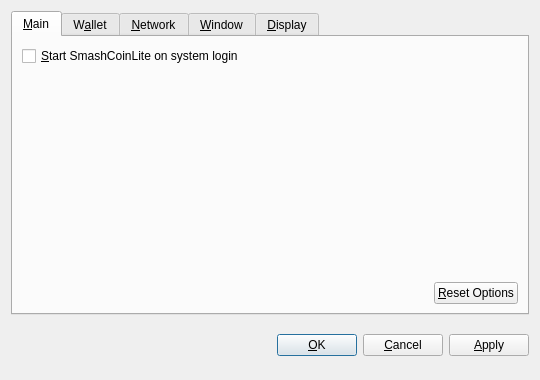
<?xml version="1.0" encoding="UTF-8"?>
<ui version="4.0">
 <class>OptionsDialog</class>
 <widget class="QDialog" name="OptionsDialog">
  <property name="geometry">
   <rect>
    <x>0</x>
    <y>0</y>
    <width>540</width>
    <height>380</height>
   </rect>
  </property>
  <property name="windowTitle">
   <string>Options</string>
  </property>
  <property name="modal">
   <bool>true</bool>
  </property>
  <layout class="QVBoxLayout" name="verticalLayout">
   <item>
    <widget class="QTabWidget" name="tabWidget">
     <property name="tabPosition">
      <enum>QTabWidget::North</enum>
     </property>
     <property name="currentIndex">
      <number>0</number>
     </property>
     <widget class="QWidget" name="tabMain">
      <attribute name="title">
       <string>&amp;Main</string>
      </attribute>
      <layout class="QVBoxLayout" name="verticalLayout_Main">
       <item>
        <widget class="QCheckBox" name="bitcoinAtStartup">
         <property name="toolTip">
          <string>Automatically start SmashCoinLite after logging in to the system.</string>
         </property>
         <property name="text">
          <string>&amp;Start SmashCoinLite on system login</string>
         </property>
        </widget>
       </item>
       <item>
        <spacer name="verticalSpacer_Main">
         <property name="orientation">
          <enum>Qt::Vertical</enum>
         </property>
         <property name="sizeHint" stdset="0">
          <size>
           <width>20</width>
           <height>40</height>
          </size>
         </property>
        </spacer>
       </item>
       <item>
        <layout class="QHBoxLayout" name="horizontalLayout_2_Main">
         <item>
          <spacer name="horizontalSpacer_2_Main">
           <property name="orientation">
            <enum>Qt::Horizontal</enum>
           </property>
           <property name="sizeHint" stdset="0">
            <size>
             <width>40</width>
             <height>20</height>
            </size>
           </property>
          </spacer>
         </item>
         <item>
          <widget class="QPushButton" name="resetButton">
           <property name="toolTip">
            <string>Reset all client options to default.</string>
           </property>
           <property name="text">
            <string>&amp;Reset Options</string>
           </property>
           <property name="autoDefault">
            <bool>false</bool>
           </property>
          </widget>
         </item>
        </layout>
       </item>
      </layout>
     </widget>
     <widget class="QWidget" name="tabWallet">
      <attribute name="title">
       <string>W&amp;allet</string>
      </attribute>
      <layout class="QVBoxLayout" name="verticalLayout_Network">
       <item>
        <widget class="QLabel" name="transactionFeeInfoLabel">
         <property name="text">
          <string>Optional transaction fee per kB that helps make sure your transactions are processed quickly. Most transactions are 1 kB.</string>
         </property>
         <property name="textFormat">
          <enum>Qt::PlainText</enum>
         </property>
         <property name="wordWrap">
          <bool>true</bool>
         </property>
        </widget>
       </item>
       <item>
        <layout class="QHBoxLayout" name="horizontalLayout_1_Main">
         <item>
          <widget class="QLabel" name="transactionFeeLabel">
           <property name="text">
            <string>Pay transaction &amp;fee</string>
           </property>
           <property name="textFormat">
            <enum>Qt::PlainText</enum>
           </property>
           <property name="buddy">
            <cstring>transactionFee</cstring>
           </property>
          </widget>
         </item>
         <item>
          <widget class="BitcoinAmountField" name="transactionFee"/>
         </item>
         <item>
          <spacer name="horizontalSpacer_1_Main">
           <property name="orientation">
            <enum>Qt::Horizontal</enum>
           </property>
           <property name="sizeHint" stdset="0">
            <size>
             <width>40</width>
             <height>20</height>
            </size>
           </property>
          </spacer>
         </item>
        </layout>
       </item>
       <item>
        <widget class="QLabel" name="label">
         <property name="text">
          <string>If you disable the spending of unconfirmed change, the change from a transaction cannot be used until that transaction has at least one confirmation. This also affects how your balance is computed.</string>
         </property>
         <property name="wordWrap">
          <bool>true</bool>
         </property>
        </widget>
       </item>
       <item>
        <widget class="QCheckBox" name="spendZeroConfChange">
         <property name="text">
          <string>Spend unconfirmed change  (experts only)</string>
         </property>
        </widget>
       </item>
       <item>
        <spacer name="verticalSpacer">
         <property name="orientation">
          <enum>Qt::Vertical</enum>
         </property>
         <property name="sizeHint" stdset="0">
          <size>
           <width>20</width>
           <height>40</height>
          </size>
         </property>
        </spacer>
       </item>
      </layout>
     </widget>
     <widget class="QWidget" name="tabNetwork">
      <attribute name="title">
       <string>&amp;Network</string>
      </attribute>
      <layout class="QVBoxLayout" name="verticalLayout_Network">
       <item>
        <widget class="QCheckBox" name="mapPortUpnp">
         <property name="toolTip">
          <string>Automatically open the SmashCoinLite client port on the router. This only works when your router supports UPnP and it is enabled.</string>
         </property>
         <property name="text">
          <string>Map port using &amp;UPnP</string>
         </property>
        </widget>
       </item>
       <item>
        <widget class="QCheckBox" name="connectSocks">
         <property name="toolTip">
          <string>Connect to the SmashCoinLite network through a SOCKS proxy (e.g. when connecting through Tor).</string>
         </property>
         <property name="text">
          <string>&amp;Connect through SOCKS proxy:</string>
         </property>
        </widget>
       </item>
       <item>
        <layout class="QHBoxLayout" name="horizontalLayout_Network">
         <item>
          <widget class="QLabel" name="proxyIpLabel">
           <property name="text">
            <string>Proxy &amp;IP:</string>
           </property>
           <property name="textFormat">
            <enum>Qt::PlainText</enum>
           </property>
           <property name="buddy">
            <cstring>proxyIp</cstring>
           </property>
          </widget>
         </item>
         <item>
          <widget class="QValidatedLineEdit" name="proxyIp">
           <property name="maximumSize">
            <size>
             <width>140</width>
             <height>16777215</height>
            </size>
           </property>
           <property name="toolTip">
            <string>IP address of the proxy (e.g. 127.0.0.1)</string>
           </property>
          </widget>
         </item>
         <item>
          <widget class="QLabel" name="proxyPortLabel">
           <property name="text">
            <string>&amp;Port:</string>
           </property>
           <property name="textFormat">
            <enum>Qt::PlainText</enum>
           </property>
           <property name="buddy">
            <cstring>proxyPort</cstring>
           </property>
          </widget>
         </item>
         <item>
          <widget class="QLineEdit" name="proxyPort">
           <property name="maximumSize">
            <size>
             <width>55</width>
             <height>16777215</height>
            </size>
           </property>
           <property name="toolTip">
            <string>Port of the proxy (e.g. 9050)</string>
           </property>
          </widget>
         </item>
         <item>
          <widget class="QLabel" name="socksVersionLabel">
           <property name="text">
            <string>SOCKS &amp;Version:</string>
           </property>
           <property name="textFormat">
            <enum>Qt::PlainText</enum>
           </property>
           <property name="buddy">
            <cstring>socksVersion</cstring>
           </property>
          </widget>
         </item>
         <item>
          <widget class="QValueComboBox" name="socksVersion">
           <property name="toolTip">
            <string>SOCKS version of the proxy (e.g. 5)</string>
           </property>
          </widget>
         </item>
         <item>
          <spacer name="horizontalSpacer_Network">
           <property name="orientation">
            <enum>Qt::Horizontal</enum>
           </property>
           <property name="sizeHint" stdset="0">
            <size>
             <width>40</width>
             <height>20</height>
            </size>
           </property>
          </spacer>
         </item>
        </layout>
       </item>
       <item>
        <spacer name="verticalSpacer_Network">
         <property name="orientation">
          <enum>Qt::Vertical</enum>
         </property>
         <property name="sizeHint" stdset="0">
          <size>
           <width>20</width>
           <height>40</height>
          </size>
         </property>
        </spacer>
       </item>
      </layout>
     </widget>
     <widget class="QWidget" name="tabWindow">
      <attribute name="title">
       <string>&amp;Window</string>
      </attribute>
      <layout class="QVBoxLayout" name="verticalLayout_Window">
       <item>
        <widget class="QCheckBox" name="minimizeToTray">
         <property name="toolTip">
          <string>Show only a tray icon after minimizing the window.</string>
         </property>
         <property name="text">
          <string>&amp;Minimize to the tray instead of the taskbar</string>
         </property>
        </widget>
       </item>
       <item>
        <widget class="QCheckBox" name="minimizeOnClose">
         <property name="toolTip">
          <string>Minimize instead of exit the application when the window is closed. When this option is enabled, the application will be closed only after selecting Quit in the menu.</string>
         </property>
         <property name="text">
          <string>M&amp;inimize on close</string>
         </property>
        </widget>
       </item>
       <item>
        <spacer name="verticalSpacer_Window">
         <property name="orientation">
          <enum>Qt::Vertical</enum>
         </property>
         <property name="sizeHint" stdset="0">
          <size>
           <width>20</width>
           <height>40</height>
          </size>
         </property>
        </spacer>
       </item>
      </layout>
     </widget>
     <widget class="QWidget" name="tabDisplay">
      <attribute name="title">
       <string>&amp;Display</string>
      </attribute>
      <layout class="QVBoxLayout" name="verticalLayout_Display">
       <item>
        <layout class="QHBoxLayout" name="horizontalLayout_1_Display">
         <item>
          <widget class="QLabel" name="langLabel">
           <property name="text">
            <string>User Interface &amp;language:</string>
           </property>
           <property name="textFormat">
            <enum>Qt::PlainText</enum>
           </property>
           <property name="buddy">
            <cstring>lang</cstring>
           </property>
          </widget>
         </item>
         <item>
          <widget class="QValueComboBox" name="lang">
           <property name="toolTip">
            <string>The user interface language can be set here. This setting will take effect after restarting SmashCoinLite.</string>
           </property>
          </widget>
         </item>
        </layout>
       </item>
       <item>
        <layout class="QHBoxLayout" name="horizontalLayout_2_Display">
         <item>
          <widget class="QLabel" name="unitLabel">
           <property name="text">
            <string>&amp;Unit to show amounts in:</string>
           </property>
           <property name="textFormat">
            <enum>Qt::PlainText</enum>
           </property>
           <property name="buddy">
            <cstring>unit</cstring>
           </property>
          </widget>
         </item>
         <item>
          <widget class="QValueComboBox" name="unit">
           <property name="toolTip">
            <string>Choose the default subdivision unit to show in the interface and when sending coins.</string>
           </property>
          </widget>
         </item>
        </layout>
       </item>
       <item>
        <widget class="QCheckBox" name="displayAddresses">
         <property name="toolTip">
          <string>Whether to show SmashCoinLite addresses in the transaction list or not.</string>
         </property>
         <property name="text">
          <string>&amp;Display addresses in transaction list</string>
         </property>
        </widget>
       </item>
       <item>
        <widget class="QCheckBox" name="coinControlFeatures">
         <property name="toolTip">
          <string>Whether to show coin control features or not.</string>
         </property>
         <property name="text">
          <string>Display coin &amp;control features (experts only!)</string>
         </property>
        </widget>
       </item>
       <item>
        <spacer name="verticalSpacer_Display">
         <property name="orientation">
          <enum>Qt::Vertical</enum>
         </property>
         <property name="sizeHint" stdset="0">
          <size>
           <width>20</width>
           <height>40</height>
          </size>
         </property>
        </spacer>
       </item>
      </layout>
     </widget>
    </widget>
   </item>
   <item>
    <layout class="QHBoxLayout" name="horizontalLayout_Buttons">
     <item>
      <spacer name="horizontalSpacer_1">
       <property name="orientation">
        <enum>Qt::Horizontal</enum>
       </property>
       <property name="sizeHint" stdset="0">
        <size>
         <width>40</width>
         <height>48</height>
        </size>
       </property>
      </spacer>
     </item>
     <item>
      <widget class="QLabel" name="statusLabel">
       <property name="font">
        <font>
         <weight>75</weight>
         <bold>true</bold>
        </font>
       </property>
       <property name="text">
        <string/>
       </property>
       <property name="textFormat">
        <enum>Qt::PlainText</enum>
       </property>
       <property name="wordWrap">
        <bool>true</bool>
       </property>
      </widget>
     </item>
     <item>
      <spacer name="horizontalSpacer_2">
       <property name="orientation">
        <enum>Qt::Horizontal</enum>
       </property>
       <property name="sizeHint" stdset="0">
        <size>
         <width>40</width>
         <height>48</height>
        </size>
       </property>
      </spacer>
     </item>
     <item>
      <widget class="QPushButton" name="okButton">
       <property name="text">
        <string>&amp;OK</string>
       </property>
      </widget>
     </item>
     <item>
      <widget class="QPushButton" name="cancelButton">
       <property name="text">
        <string>&amp;Cancel</string>
       </property>
       <property name="autoDefault">
        <bool>false</bool>
       </property>
      </widget>
     </item>
     <item>
      <widget class="QPushButton" name="applyButton">
       <property name="text">
        <string>&amp;Apply</string>
       </property>
       <property name="autoDefault">
        <bool>false</bool>
       </property>
      </widget>
     </item>
    </layout>
   </item>
  </layout>
 </widget>
 <customwidgets>
  <customwidget>
   <class>BitcoinAmountField</class>
   <extends>QSpinBox</extends>
   <header>bitcoinamountfield.h</header>
  </customwidget>
  <customwidget>
   <class>QValueComboBox</class>
   <extends>QComboBox</extends>
   <header>qvaluecombobox.h</header>
  </customwidget>
  <customwidget>
   <class>QValidatedLineEdit</class>
   <extends>QLineEdit</extends>
   <header>qvalidatedlineedit.h</header>
  </customwidget>
 </customwidgets>
 <resources/>
 <connections/>
</ui>
